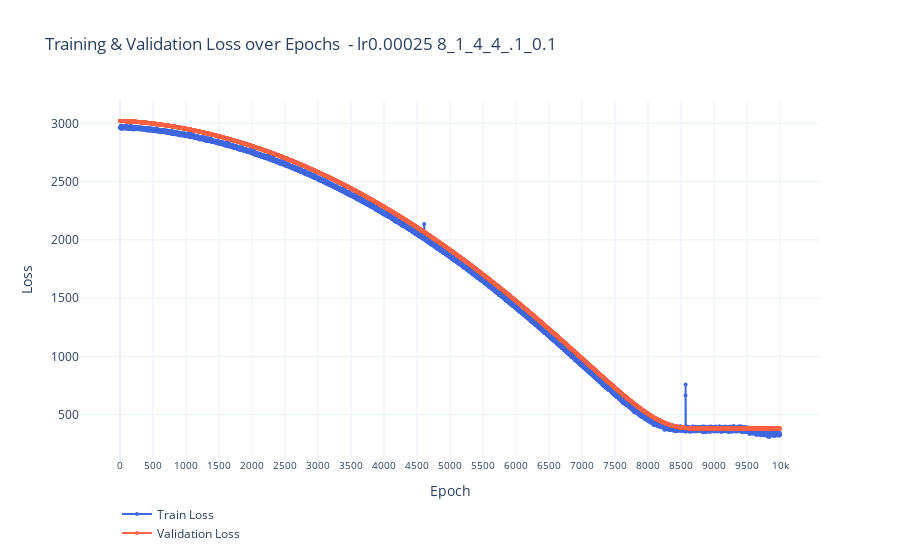

The notebook cell this image was saved under:
### Code cell
import plotly.graph_objects as go

fig = go.Figure()

# Training loss trace
fig.add_trace(go.Scatter(
    y=train_losses,
    mode="lines+markers",
    name="Train Loss",
    line=dict(color="royalblue", width=2),
    marker=dict(size=4)
))

# Validation loss trace
fig.add_trace(go.Scatter(
    y=val_losses,
    mode="lines+markers",
    name="Validation Loss",
    line=dict(color="tomato", width=2),
    marker=dict(size=4)
))

# Layout
fig.update_layout(
    title="Training & Validation Loss over Epochs  - lr0.00025 8_1_4_4_.1_0.1",
    xaxis_title="Epoch",
    yaxis_title="Loss",
    xaxis=dict(
        tickmode='array',
        tickvals=list(range(0, 10500, 500)),  # Show ticks every 100 epochs
        tickfont=dict(size=10)
    ),
    template="plotly_white",
    legend=dict(x=0.05, y= -0.25, bgcolor="rgba(255,255,255,0)", borderwidth=0)
)

fig.show()

### Figure 1 — Plotly figure (JSON) as saved in the notebook; plotly's stock layout.template omitted (floating-point values rounded to 4 significant figures; data arrays with more than 128 entries replaced by an {"elided": "..."} marker saying what was removed)
{"data": [{"line": {"color": "royalblue", "width": 2}, "marker": {"size": 4}, "mode": "lines+markers", "name": "Train Loss", "type": "scatter", "y": {"elided": "10000 float values"}}, {"line": {"color": "tomato", "width": 2}, "marker": {"size": 4}, "mode": "lines+markers", "name": "Validation Loss", "type": "scatter", "y": {"elided": "10000 float values"}}], "layout": {"legend": {"bgcolor": "rgba(255,255,255,0)", "borderwidth": 0, "x": 0.05, "y": -0.25}, "title": {"text": "Training & Validation Loss over Epochs  - lr0.00025 8_1_4_4_.1_0.1"}, "xaxis": {"tickfont": {"size": 10}, "tickmode": "array", "tickvals": [0, 500, 1000, 1500, 2000, 2500, 3000, 3500, 4000, 4500, 5000, 5500, 6000, 6500, 7000, 7500, 8000, 8500, 9000, 9500, 10000], "title": {"text": "Epoch"}}, "yaxis": {"title": {"text": "Loss"}}}}
